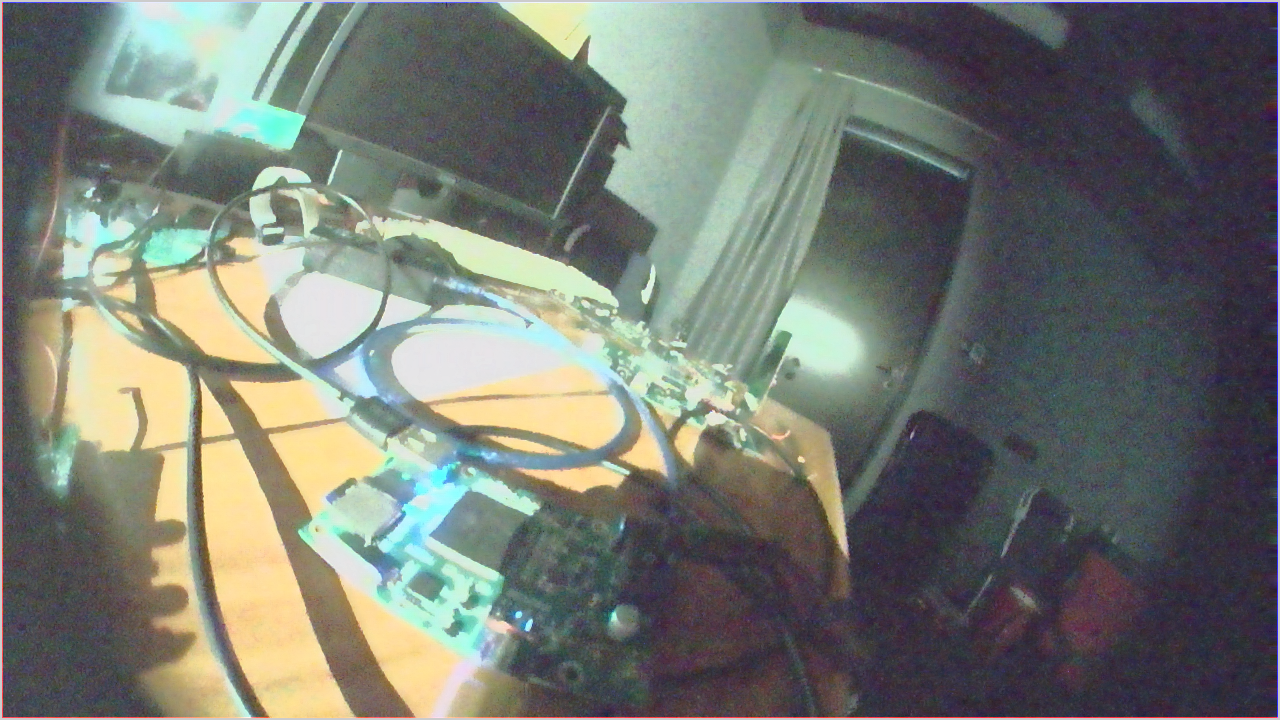
#> input picture image/filtered_10.png, 1280 x 720 px, found by its file name
$ python img_idct.py
#> lines starting #> are read from the running program, lines starting #| are printed output that depends on the picture
# reference: https://blog.csdn.net/James_Ray_Murphy/article/details/79173388


import cv2
import numpy as np
import matplotlib.pyplot as plt
from numpy.core.fromnumeric import ptp

def print_img_info(img):
    print("================打印一下图像的属性================")
    print("图像对象的类型 {}".format(type(img)))
    print(img.shape)
    print("图像宽度: {} pixels".format(img.shape[1]))
    print("图像高度: {} pixels".format(img.shape[0]))
    # GRAYScale 没有第三个维度， 所以这样会报错
    # print("通道: {}".format(img.shape[2]))
    print("图像分辨率: {}".format(img.size))
    print("数据类型: {}".format(img.dtype))


img_gray_read= cv2.imread("./image/filtered_10.png",0)
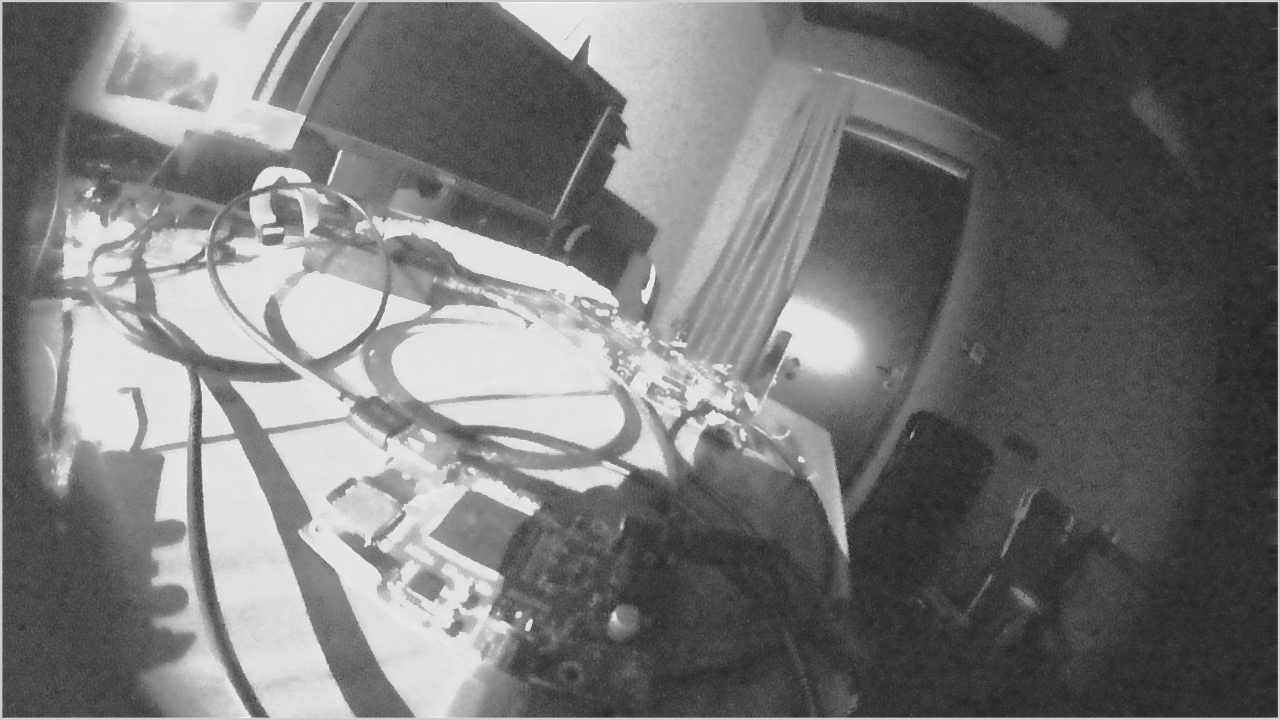
#> img_gray_read: shape (720, 1280); min 29, max 250, mean 119.1

height,width = img_gray_read.shape
#> height = 720; width = 1280
if img_gray_read is None:
    print('empty image')
else:
    print_img_info(img_gray_read)
#| 图像对象的类型 <class 'numpy.ndarray'>
#| (720, 1280)
#| 图像宽度: 1280 pixels
#| 图像高度: 720 pixels
#| 图像分辨率: 921600
#| 数据类型: uint8
    img_gray = img_gray_read.astype('float')
    print_img_info(img_gray)
#| 图像对象的类型 <class 'numpy.ndarray'>
#| (720, 1280)
#| 图像宽度: 1280 pixels
#| 图像高度: 720 pixels
#| 图像分辨率: 921600
#| 数据类型: float64
    print('********************The data of img_gray_float:********************')
    print(img_gray)
#> (printed output is left out)

    img_dct = cv2.dct(img_gray)
    print('********************The data of img_dct:********************')
    print_img_info(img_dct)
#| 图像对象的类型 <class 'numpy.ndarray'>
#| (720, 1280)
#| 图像宽度: 1280 pixels
#| 图像高度: 720 pixels
#| 图像分辨率: 921600
#| 数据类型: float64
    print(img_dct)
#> (printed output is left out)
    #show the result of dct
    img_dct_log = np.log(abs(img_dct))
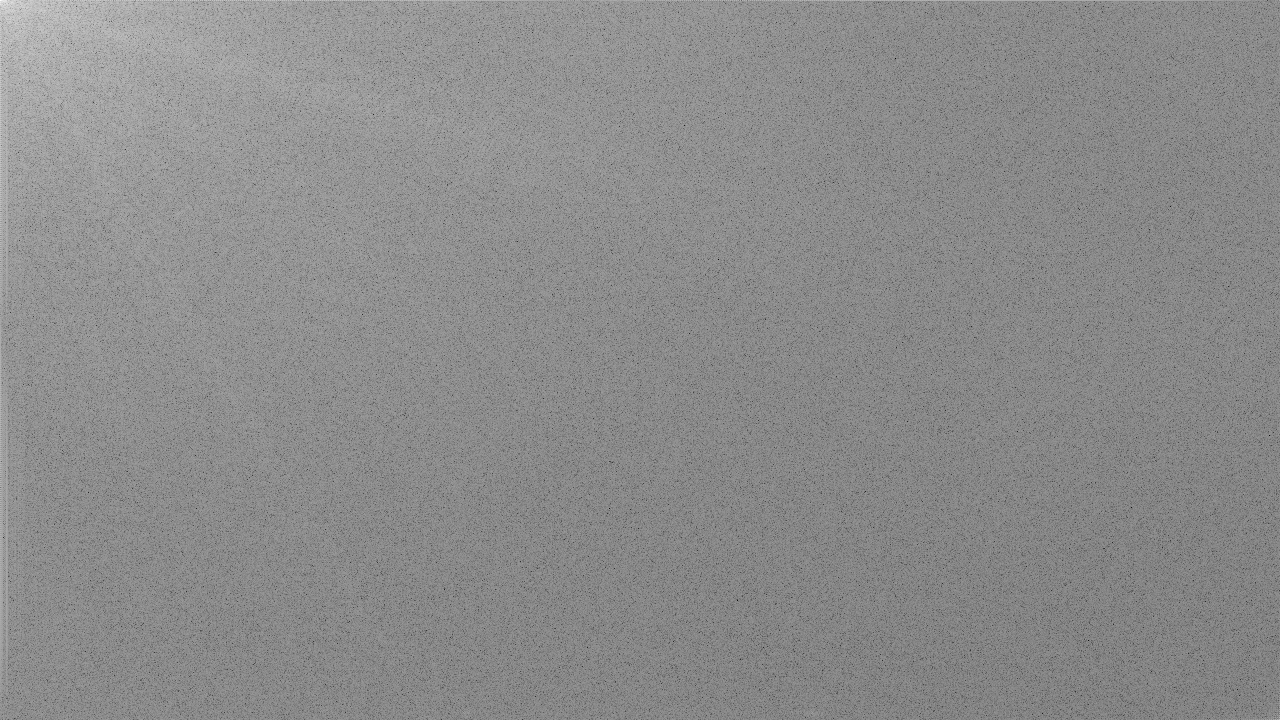
#> img_dct_log: shape (720, 1280) float64; min -12.23, max 11.65, mean 0.86; drawn with min black and max white


    img_dct_integer = np.trunc(img_dct)
    img_dct_integer_log = np.log(abs(img_dct_integer))
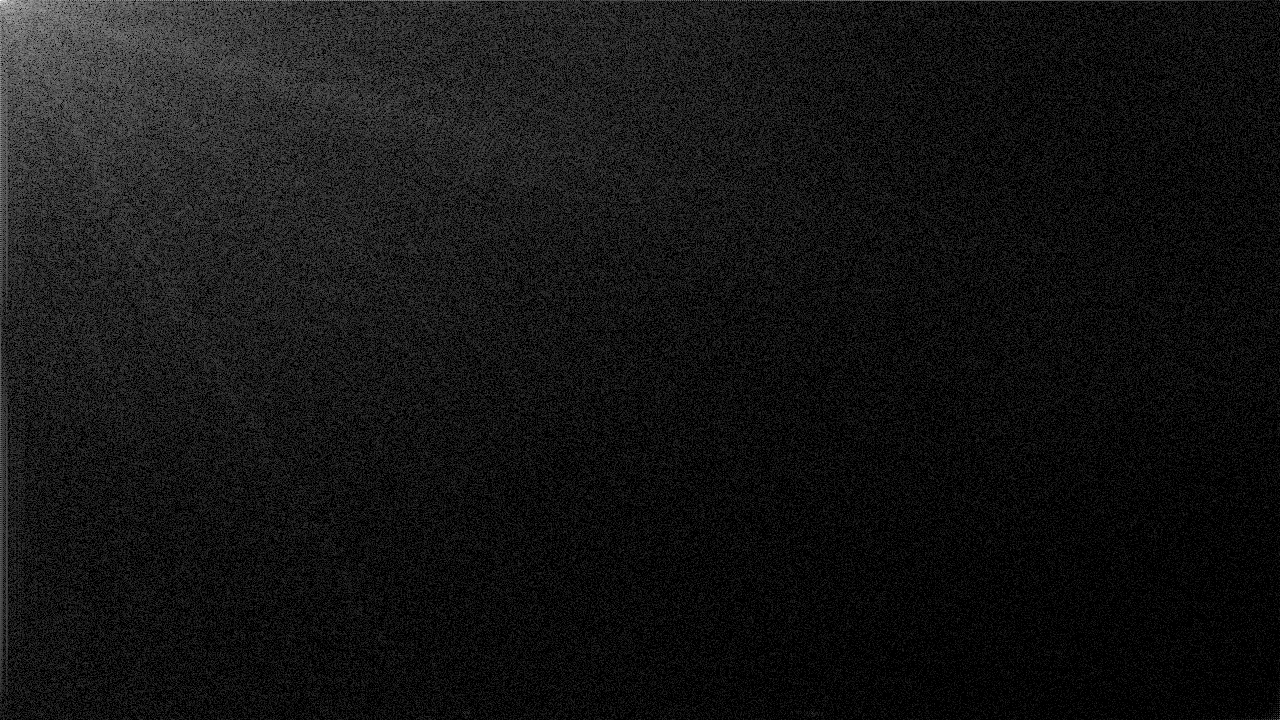
#> img_dct_integer_log: shape (720, 1280) float64; 21.82% of the values are NaN or infinite; the others: min 0, max 11.65, mean 1.21; drawn with min black, max white, NaN and infinite black
    print('********************The data of img_dct_integer:********************')
    print_img_info(img_dct_integer)
#| 图像对象的类型 <class 'numpy.ndarray'>
#| (720, 1280)
#| 图像宽度: 1280 pixels
#| 图像高度: 720 pixels
#| 图像分辨率: 921600
#| 数据类型: float64
    print(img_dct_integer)
#> (printed output is left out)
    print('********************The data of img_dct_integer_zero:********************')
    img_dct_integer_zero = img_dct_integer
    for i in range(height):
        for j in range(width):
            if i+j > height+width:
                img_dct_integer_zero[i,j] = 0
    print(img_dct_integer_zero)
#> (printed output is left out)
    img_dct_integer_zero_log = np.log(abs(img_dct_integer_zero))

    img_idct = cv2.idct(img_dct)
    print('********************The data of img_idct********************')
    print_img_info(img_idct)
#| 图像对象的类型 <class 'numpy.ndarray'>
#| (720, 1280)
#| 图像宽度: 1280 pixels
#| 图像高度: 720 pixels
#| 图像分辨率: 921600
#| 数据类型: float64
    print(img_idct)
#> (printed output is left out)

    img_idct_integer_zero = cv2.idct(img_dct_integer_zero)

    plt.figure("diff for cvshow and pltshow")
    plt.subplot(231); plt.imshow(img_gray_read,cmap="gray"); plt.axis('off'); plt.title('gray')
    plt.subplot(234); plt.imshow(img_gray,cmap="gray"); plt.axis('off'); plt.title('gray_float')

    plt.subplot(232); plt.imshow(img_dct_log,cmap="gray"); plt.axis('off'); plt.title('dct')
    plt.subplot(235); plt.imshow(img_dct_integer_zero_log,cmap="gray"); plt.axis('off'); plt.title('dct_integer_zero')

    plt.subplot(233); plt.imshow(img_idct,cmap="gray"); plt.axis('off'); plt.title('idct')

    plt.subplot(236); plt.imshow(img_idct_integer_zero,cmap="gray"); plt.axis('off'); plt.title('idct_integer_set_q_quarter_to_zero')
    plt.show()
